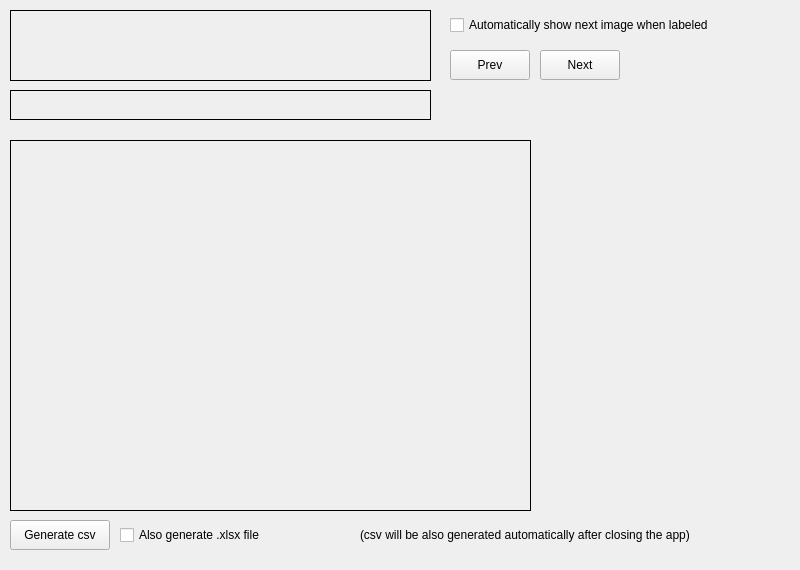
<?xml version="1.0" encoding="UTF-8"?>
<ui version="4.0">
 <class>labeler_widget</class>
 <widget class="QWidget" name="labeler_widget">
  <property name="geometry">
   <rect>
    <x>0</x>
    <y>0</y>
    <width>800</width>
    <height>570</height>
   </rect>
  </property>
  <property name="windowTitle">
   <string>Labeler</string>
  </property>
  <widget class="QLabel" name="progress_bar">
   <property name="geometry">
    <rect>
     <x>10</x>
     <y>90</y>
     <width>421</width>
     <height>30</height>
    </rect>
   </property>
   <property name="frameShape">
    <enum>QFrame::Box</enum>
   </property>
   <property name="text">
    <string/>
   </property>
  </widget>
  <widget class="QPushButton" name="next_im_btn">
   <property name="geometry">
    <rect>
     <x>540</x>
     <y>50</y>
     <width>80</width>
     <height>30</height>
    </rect>
   </property>
   <property name="text">
    <string>Next</string>
   </property>
  </widget>
  <widget class="QCheckBox" name="generate_xlsx_checkbox">
   <property name="geometry">
    <rect>
     <x>120</x>
     <y>520</y>
     <width>181</width>
     <height>30</height>
    </rect>
   </property>
   <property name="text">
    <string>Also generate .xlsx file</string>
   </property>
  </widget>
  <widget class="QPushButton" name="prev_im_btn">
   <property name="geometry">
    <rect>
     <x>450</x>
     <y>50</y>
     <width>80</width>
     <height>30</height>
    </rect>
   </property>
   <property name="text">
    <string>Prev</string>
   </property>
  </widget>
  <widget class="QPushButton" name="generate_csv_btn">
   <property name="geometry">
    <rect>
     <x>10</x>
     <y>520</y>
     <width>100</width>
     <height>30</height>
    </rect>
   </property>
   <property name="text">
    <string>Generate csv</string>
   </property>
  </widget>
  <widget class="QLabel" name="image_box">
   <property name="geometry">
    <rect>
     <x>10</x>
     <y>140</y>
     <width>521</width>
     <height>371</height>
    </rect>
   </property>
   <property name="frameShape">
    <enum>QFrame::Box</enum>
   </property>
   <property name="text">
    <string/>
   </property>
   <property name="scaledContents">
    <bool>true</bool>
   </property>
  </widget>
  <widget class="QCheckBox" name="show_next_checkbox">
   <property name="geometry">
    <rect>
     <x>450</x>
     <y>10</y>
     <width>341</width>
     <height>30</height>
    </rect>
   </property>
   <property name="text">
    <string>Automatically show next image when labeled</string>
   </property>
  </widget>
  <widget class="QLabel" name="csv_note">
   <property name="geometry">
    <rect>
     <x>360</x>
     <y>520</y>
     <width>431</width>
     <height>30</height>
    </rect>
   </property>
   <property name="text">
    <string>(csv will be also generated automatically after closing the app)</string>
   </property>
  </widget>
  <widget class="QLabel" name="img_name_label">
   <property name="geometry">
    <rect>
     <x>10</x>
     <y>10</y>
     <width>421</width>
     <height>71</height>
    </rect>
   </property>
   <property name="frameShape">
    <enum>QFrame::Box</enum>
   </property>
   <property name="text">
    <string/>
   </property>
   <property name="wordWrap">
    <bool>true</bool>
   </property>
  </widget>
 </widget>
 <resources/>
 <connections/>
</ui>
